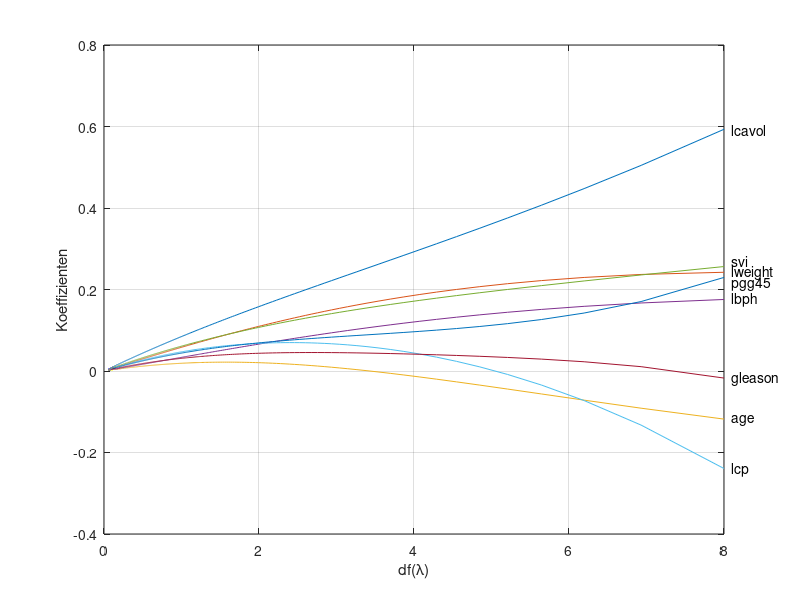

Write MATLAB code to recreate this figure.
clear all;
close all;
clc;

% Daten einlesen
file = dlmread('prostatecancer.txt');
X_train = file(find(file(:,end)==1),:);

y = X_train(:,10);
X = X_train(:,2:9);

% Normiere X
for i=1:8
	meanI = mean(X(:,i));
	deviationI = std(X(:,i));
	X(:,i) = (X(:,i)-meanI)./deviationI;
end

% Normiere y
meanY = mean(y);
deviationY = std(y);
y = (y-meanY)./deviationY;


% Berechne die Werte für df(delta) und alpha
for i=1:10000
	delta = (i-1)*5;
	A = (X'*X + delta*eye(8))^-1*X';
	df = trace(X*A);
	xs(i) = df;
	% alpha bestimmen
	alpha = A * y;
	ys(i,:) = alpha;
end

% Plotte die alphas gegen df(delta)
plot(xs,ys,'-');
grid on;
ylabel('Koeffizienten');
xlabel('df(\lambda)');
textYPos = ys(1,:);

text(8.1,textYPos(1),'lcavol');
text(8.1,textYPos(2),'lweight');
text(8.1,textYPos(3),'age');
text(8.1,textYPos(4),'lbph');
text(8.1,textYPos(5)+0.015,'svi');
text(8.1,textYPos(6),'lcp');
text(8.1,textYPos(7),'gleason');
text(8.1,textYPos(8)-0.015,'pgg45');
